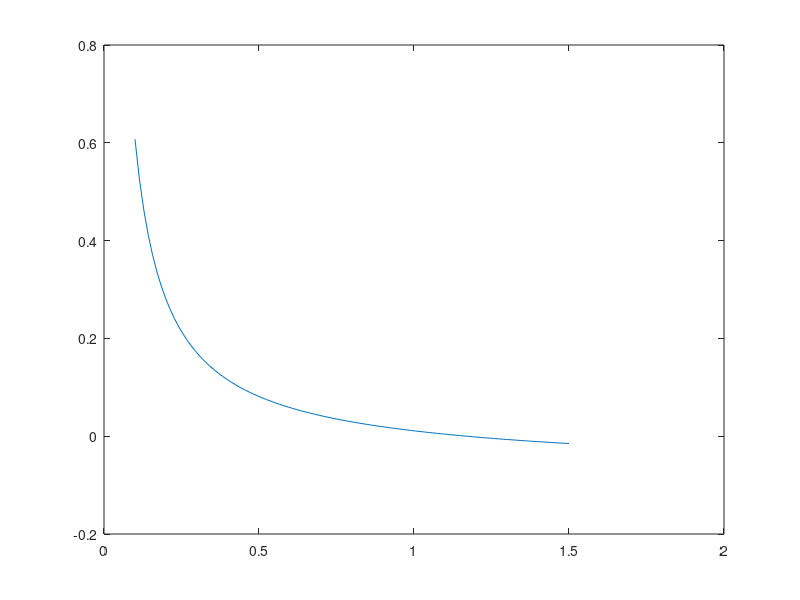

The MATLAB source for this figure: (Note: this script raises an error after producing the figure.)
addpath(pwd)
addpath("../utils")

# a)

x = [0, 0.2, 0.4, 0.6, 0.8, 1.0, 1.2, 1.4];
y = [0.0653, 0.066, 0.0657, 0.0651, 0.0635, 0.0611, 0.058, 0.0544];

M = [ones(length(x), 1), exp(x'), exp(-x')];
coef = M \ (1./y)';
a = coef(1);
b = coef(2);
c = coef(3);

f = @(x) 1./ (a + b.*exp(x) + c.*exp(-x));

printf("a: %.4f\n", a);
printf("b: %.4f\n", b);
printf("c: %.4f\n", c);

xp = linspace(0.1, 1.5, 100);

# b)
# Se iguala f a x/20 y se busca la raiz
g = @(x) (f(x) ./ x) - (1/20);
gp = g(xp);
plot(xp, gp);
hold on

kmax = 10000;
tol = 1e-7;
[raiz, h]= biseccion(g, 0.5, 1.5, kmax, tol);
printf("x/20 interseca a f en x=%.7f\n", raiz);

plot(xp, f(xp));
hold on
plot(xp, xp./20);
hold on
plot(raiz, f(raiz), 'ro');
legend("f=x/20", "f", "x/20", "punto")
figure

# c)
# El area entre las curvas es la resta de las integrales
# Se calcula el intervalo [0 raiz]
h = @(x) x./20;
a = 0;
b = raiz;
L = 100;
Qfin = intNCcompuesta(f, a, b, L, 3);
Qhin = intNCcompuesta(h, a, b, L, 3);
tol = 1e-7;
kmax = 100;
Qf = 0;
Qh = 0;
for i = 1:kmax
    L= L * 2;
    Qfac = intNCcompuesta(f, a, b, L, 3);
    Qhac = intNCcompuesta(h, a, b, L, 3);
    if((abs(Qfin - Qfac) < tol) && (abs(Qhin - Qhac) < tol))
        Qf = Qfac;
        Qh = Qhac;
        break;
    endif
    Qfin = Qfac;
    Qhin = Qhac;
endfor

printf("Integral f en [0 %.2f]: %.7f\n", raiz, Qf);
printf("Integral x/20 en [0 %.2f]: %.7f\n", raiz, Qh);
printf("Integral entre g y x/20 en [0 %.2f]: %.7f\n", raiz, Qf - Qh);

# Plots extras
yp = f(xp);
plot(xp, yp);
hold on
plot(x, y, 'rx');
pause